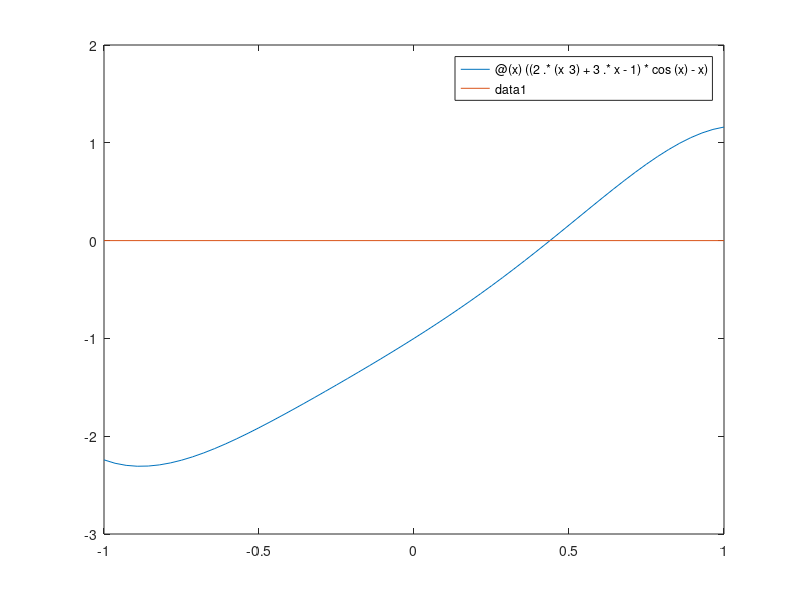

Write the MATLAB code that produced this figure. (Note: this script raises an error after producing the figure.)
a = -1;%given interval
b = 1;
tol = 10^-5;
N = 1000; %not sure how big this value should be
f = @(x)((2.*(x^3) + 3.*x - 1) * cos(x) - x);
ax = @(x) 0; 

x = [a,b];
y = 0*x;

fplot(f,x)
hold on % retains current plot so graphing commands add to existing graph
plot (x,y)

[c,n,err] = bisection_method1(f,a,b,tol,N)

function [c,n,err] = bisection_method1(f,a,b,tol, N)
n = 0;
c = 0;
if f(a) * f(b) > 0 
    disp('wrong method. Choose another one!')
else
 err = tol + 1;
while err > tol && n < N
    c = (a+b)/2;
    if f(c) == 0 %if one of the two guess is equal to the root, then done
        return
    end
    if f(a)*f(c) < 0 % comparing the value of a to 
        b = c;
    else
        a = c;
    end
    p = (b-a);
    err = abs(p)/2;
    n = n + 1; %next iteration
    end
end
end